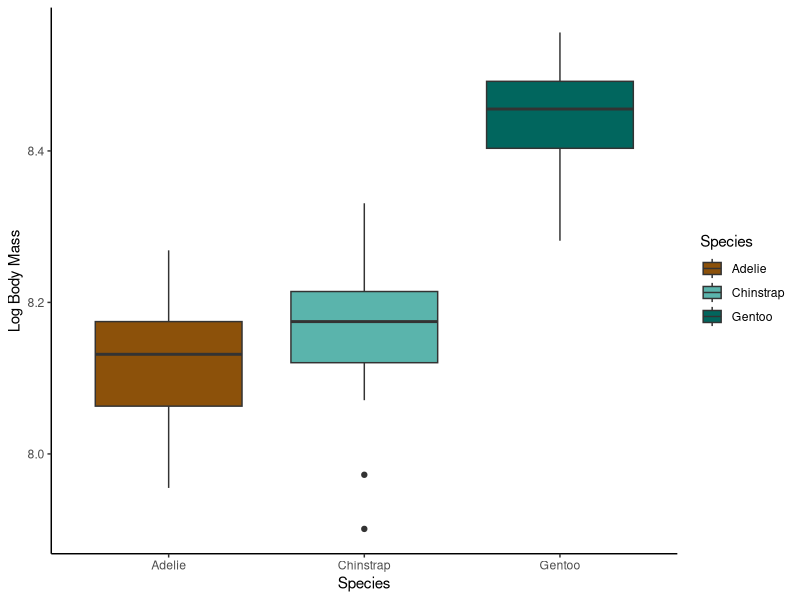
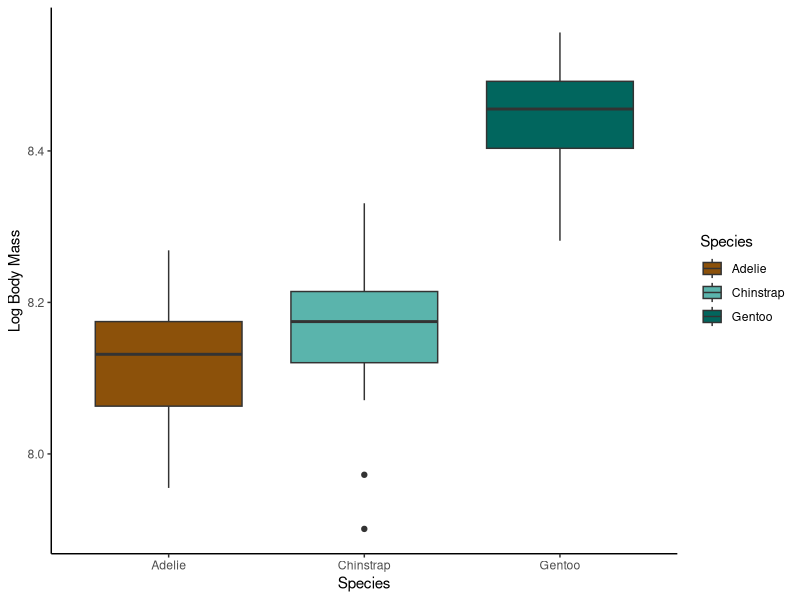

Generate these figures, in order, with R:
###### Intro to Data Wrangling Script #######
# Carolina Melendez Declet
# cvmd@hawaii.edu
# 09/25/2026 
# This script is to learn how Data Wrangling: dplyr 

###### Load Libraries ######
library(palmerpenguins)
library(tidyverse)# Remember this includes ggplot within this package
library(here)
library(praise)
library(dplyr)
library(patchwork)


###### Homework Instructions #######
# Write a script that: 
## calculates the mean and variance of body mass by species, island, and sex without any NAs

# AND 

# filters out (i.e. excludes) male penguins, then calculates the log body mass, 
#then selects only the columns for species, island, sex, and log body mass, then use these data to make any plot. 
# Make sure the plot has clean and clear labels and follows best practices. Save the plot in the correct output folder.

###### Load Data #####
# This data is part of the package and is called penguins. We are practicing 
glimpse(penguins)
view (penguins) # opens in a new tab and shows you all the data 
head (penguins) 

###### Number 1 #####
# Part A: Calculating the mean and variance of body mass by species 
penguin_mean_variance_species <- penguins |> # the name of the dataset 
  group_by(species) |> # this tells R to get the results by species 
  summarise(mean_body_mass = mean(body_mass_g, na.rm = TRUE),
            variance_body_mass = var(body_mass_g, na.rm = TRUE))
# I like to give everything an assignment name it makes it easier to find in my environment

# Remember: "na.rm = TRUE" means to ignore the missing values, so we're okay 


# Part B: Calculating the mean and variance of body mass by Island 
penguin_mean_variance_island <- penguins |> # the name of the dataset 
  group_by(island) |> # this tells R to get the results by Island  
  summarise(mean_body_mass = mean(body_mass_g, na.rm = TRUE),
            variance_body_mass = var(body_mass_g, na.rm = TRUE))

# Part C: Calculating the mean and variance of body mass by sex 
penguin_mean_variance_sex <- penguins |> # the name of the dataset 
  drop_na(sex)|> # # Removing NAs: Drop all the rows that are missing data on sex 
  group_by(sex) |> # this tells R to get the results by species 
  summarise(mean_body_mass = mean(body_mass_g, na.rm = TRUE),
            variance_body_mass = var(body_mass_g, na.rm = TRUE))



###### Number 2 #######
# Part 1: filters out (i.e. excludes) male penguins, then calculates the log body mass, then selects only the columns for species, island, sex, and log body mass 

penguins_no_boys <- penguins |>
  filter(sex != "male") |> # excludes male penguins. The "!" means not equal to male 
  mutate(log_body_mass = log(body_mass_g)) |> # calculates log body mass, and adds a new column to the data 
  select(species, island, sex, log_body_mass) # selects only these columns

# Part 2: Make any kind of plot with this data 
bodymassplot_nomales <- ggplot(data = penguins_no_boys,
                             mapping = aes(x = species,
                                           y = log_body_mass,
                                           fill = species)) +
  geom_boxplot() +
  labs(x = "Species",
       y = "Log Body Mass",
       fill = "Species") +
  scale_fill_manual(values = c("#8c510a", "#5ab4ac", "#01665e")) +
  theme_classic()

bodymassplot_nomales


##### Saving Plot ######
ggsave(filename = here("Week_04", "Outputs",
                       "HomeworkWeek4_Part1_CarolinaMD.png"),
       plot = bodymassplot_nomales,
       width = 6,
       height = 5)
